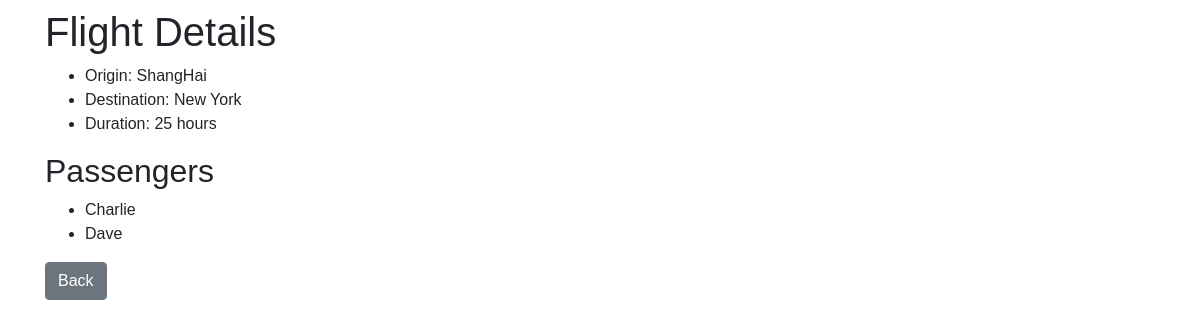
Page /flights/2 on the committed database.
### tables this page shows
CREATE TABLE flights (
	id INTEGER PRIMARY KEY, 
	origin VARCHAR NOT NULL,	
	destination VARCHAR NOT NULL, 
	duration INTEGER NOT NULL
);

CREATE TABLE passengers (
	id INTEGER PRIMARY KEY, 
	name VARCHAR NOT NULL,	
	flight_id INTEGER REFERENCES flights
);

### ChrisAirlines.py (the view)
@app.route("/flights/<int:flight_id>")
def flight(flight_id):
    flight = db.execute("SELECT * FROM flights WHERE id = :id", {"id": flight_id}).fetchone()
    if flight is None:
        return render_template("index8.html", message="No such flight.")
    passengers = db.execute("SELECT name FROM passengers WHERE flight_id = :fi", {"fi": flight_id}).fetchall()
    return render_template("index11.html", flight=flight, passengers=passengers)

### templates/index11.html (shortened to what this page needs)
{% extends "layout.html" %}
{% block body %}
    <h1> Flight Details </h1>
    <ul>
        <li>Origin: {{ flight.origin }}</li>
        <li>Destination: {{flight.destination }}</li>
        <li>Duration: {{flight.duration}} hours</li>
    </ul>
    <h2>Passengers</h2>
    <ul>
        {% for passenger in passengers %}
            <li>{{ passenger.name }}</li>
        {% else %}
            <li>No passengers.</li>
        {% endfor %}
    </ul>
    <form action="{{ url_for('index') }}">
        <div class=form-group">
                <button class="btn btn-secondary">Back</button>
        </div>
    </form>
{% endblock %}

### rows in the picture
flights: origin "ShangHai", destination "New York", duration "25"
passengers: name "Charlie"
passengers: name "Dave"
